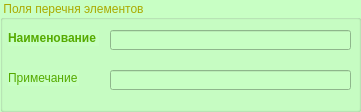
  <widget class="QGroupBox" name="PE3GB">
   <property name="geometry">
    <rect>
     <x>10</x>
     <y>290</y>
     <width>361</width>
     <height>112</height>
    </rect>
   </property>
   <property name="styleSheet">
    <string notr="true">color: rgb(170, 170, 0);
background-color: rgb(200, 255, 196);</string>
   </property>
   <property name="title">
    <string>Поля перечня элементов</string>
   </property>
   <property name="alignment">
    <set>Qt::AlignLeading|Qt::AlignLeft|Qt::AlignVCenter</set>
   </property>
   <widget class="QLineEdit" name="PEDescLE">
    <property name="geometry">
     <rect>
      <x>110</x>
      <y>30</y>
      <width>241</width>
      <height>20</height>
     </rect>
    </property>
    <property name="toolTip">
     <string>&lt;html&gt;&lt;head/&gt;&lt;body&gt;&lt;p&gt;Описание компонента так, как оно будет представлено в перечне элементов&lt;/p&gt;&lt;/body&gt;&lt;/html&gt;</string>
    </property>
    <property name="styleSheet">
     <string notr="true">color: rgb(85, 85, 0);</string>
    </property>
   </widget>
   <widget class="QLabel" name="PEDescL">
    <property name="geometry">
     <rect>
      <x>8</x>
      <y>30</y>
      <width>91</width>
      <height>16</height>
     </rect>
    </property>
    <property name="font">
     <font>
      <weight>75</weight>
      <bold>true</bold>
     </font>
    </property>
    <property name="styleSheet">
     <string notr="true">color: rgb(85, 170, 0);</string>
    </property>
    <property name="text">
     <string>Наименование</string>
    </property>
   </widget>
   <widget class="QLineEdit" name="PENotesLE">
    <property name="geometry">
     <rect>
      <x>110</x>
      <y>70</y>
      <width>241</width>
      <height>20</height>
     </rect>
    </property>
    <property name="toolTip">
     <string>&lt;html&gt;&lt;head/&gt;&lt;body&gt;&lt;p&gt;Поле &amp;quot;Примечание&amp;quot; для перечня элементов&lt;/p&gt;&lt;/body&gt;&lt;/html&gt;</string>
    </property>
    <property name="styleSheet">
     <string notr="true">color: rgb(85, 85, 0);</string>
    </property>
   </widget>
   <widget class="QLabel" name="PENotesL">
    <property name="geometry">
     <rect>
      <x>8</x>
      <y>70</y>
      <width>71</width>
      <height>16</height>
     </rect>
    </property>
    <property name="font">
     <font>
      <weight>50</weight>
      <bold>false</bold>
     </font>
    </property>
    <property name="styleSheet">
     <string notr="true">color: rgb(85, 170, 0);</string>
    </property>
    <property name="text">
     <string>Примечание</string>
    </property>
   </widget>
  </widget>
